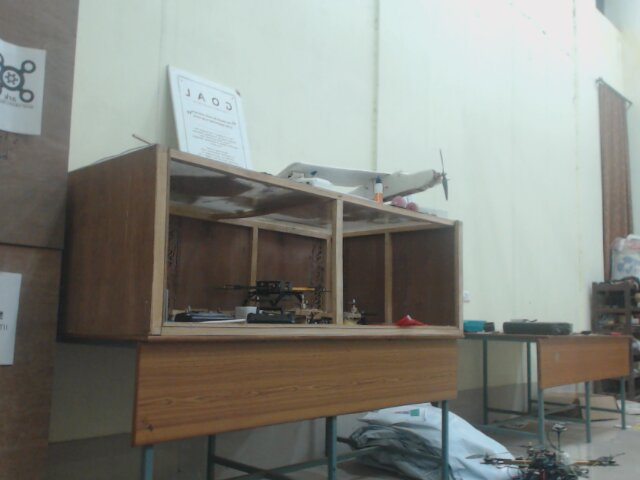
//> input picture left.jpg, 640 x 480 px
$ ./main   (built with g++ and OpenCV 4)
//> lines starting //> are read from the running program, lines starting //| are printed output that depends on the picture
#include <opencv2/opencv.hpp>
#include <iostream>
#include <stdio.h>

using namespace std;
using namespace cv;

float ratioTest = 0.70f;
int numKeyPoints = 1500;

void showMatValue(Mat &img) {
	for (int i = 0; i < img.rows; i++) {
		for (int j = 0; j < img.cols; j++) {
			printf("%d\t", img.at<char>(i, j));
		}
		printf("\n");
	}
}

void showMatDoubleValue(Mat &img) {
	for (int i = 0; i < img.rows; i++) {
		for (int j = 0; j < img.cols; j++) {
			printf("%f\t", img.at<double>(i, j));
		}
		printf("\n");
	}
}

void readCalibrationMatrix(Mat &K, const char *filename) {
	FILE *fp;
	fp = fopen(filename, "r");
	if (!fp)
		exit(1);
	for (int i = 0; i < 3; i++) {
		for (int j = 0; j < 3; j++) {
			float temp;
			fscanf(fp, "%f", &temp);
			K.at<double>(i, j) = temp;
		}
	}
	fclose(fp);
}

void readDistortionCoefficients(Mat &D, const char *filename) {
	FILE *fp;
	fp = fopen(filename, "r");
	if (!fp)
		exit(1);

	for (int i = 0; i < 5; i++) {
		float temp;
		fscanf(fp, "%f ", &temp);
		D.at<double>(0, i) = temp;
	}
}

void scale_projection_matrix(Mat &P) {
	float scale = 1.0;
	for (int i = 0; i < P.cols; i++) {
		scale = P.at<double>(3, i);
		if (isnan(scale))
			continue;

		for (int j = 0; j < P.rows; j++) {
			P.at<double>(j, i) = P.at<double>(j, i) / scale;
		}
	}
}

void createMat(Mat &X, vector<Point> &v) {
	for (int i = 0; i < v.size(); i++) {
		X.at<double>(0, i) = v[i].x;
		X.at<double>(1, i) = v[i].y;
	}
}

int is_good_solution(Mat &P, Mat &t) {
	int is_good = 1;
	for (int i = 0; i < P.cols; i++) {
		if (isnan(P.at<double>(2, i)))
			continue;
		if (P.at<double>(2, i) < t.at<double>(2, 0) || P.at<double>(2, i) < 0)
			is_good = 0;
	}
	return is_good;
}

void write_time(FILE *fp, char *task, int value) {
	fprintf(fp, "%s: %d\n", task, value);
}

void undistort_rot( InputArray _src, OutputArray _dst, InputArray _cameraMatrix,
                    InputArray _distCoeffs, InputArray _newCameraMatrix, InputArray Rot)
{
	Mat src = _src.getMat(), cameraMatrix = _cameraMatrix.getMat();
    Mat distCoeffs = _distCoeffs.getMat(), newCameraMatrix = _newCameraMatrix.getMat();

    _dst.create( src.size(), src.type() );
    Mat dst = _dst.getMat();

    int stripe_size0 = std::min(std::max(1, (1 << 12) / std::max(src.cols, 1)), src.rows);
    Mat map1(stripe_size0, src.cols, CV_16SC2), map2(stripe_size0, src.cols, CV_16UC1);

    Mat_<double> A, Ar, I = Mat_<double>::eye(3,3);

    cameraMatrix.convertTo(A, CV_64F);
    if( !distCoeffs.empty() )
        distCoeffs = Mat_<double>(distCoeffs);
    else
    {
        distCoeffs.create(5, 1, CV_64F);
        distCoeffs = 0.;
    }

    if( !newCameraMatrix.empty() )
        newCameraMatrix.convertTo(Ar, CV_64F);
    else
        A.copyTo(Ar);

    double v0 = Ar(1, 2);
    for( int y = 0; y < src.rows; y += stripe_size0 )
    {
        int stripe_size = std::min( stripe_size0, src.rows - y );
        Ar(1, 2) = v0 - y;
        Mat map1_part = map1.rowRange(0, stripe_size),
            map2_part = map2.rowRange(0, stripe_size),
            dst_part = dst.rowRange(y, y + stripe_size);

        initUndistortRectifyMap( A, distCoeffs, Rot, Ar, Size(src.cols, stripe_size),
                                 map1_part.type(), map1_part, map2_part );
        remap( src, dst_part, map1_part, map2_part, INTER_LINEAR, BORDER_CONSTANT );
    }
}

int main() {
	FILE *fp;
	char *debug = getenv("DEBUG");
	time_t initial_t, final_t;

	fp = fopen("time.log", "w");
	// Read the images as grayscale
	Mat left = imread("left.jpg", 0);
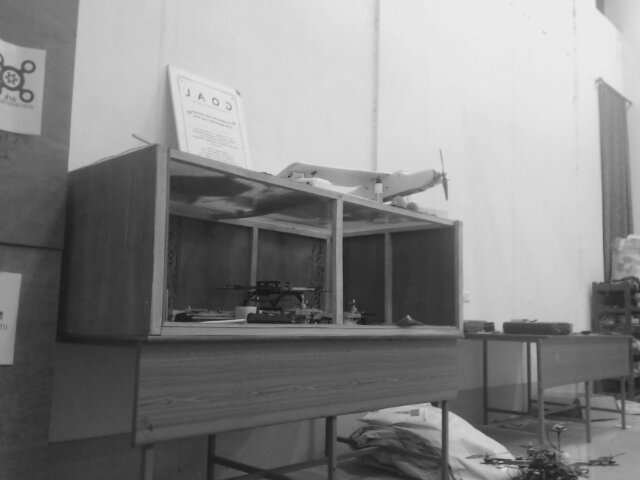
//> left: 480 rows x 640 cols, CV_8UC1; min 20, max 237, mean 133.6
	Mat right = imread("right.jpg", 0);
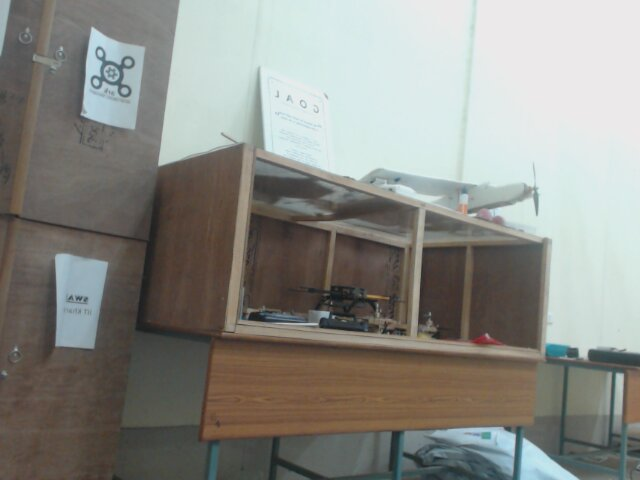
//> input picture right.jpg, 640 x 480 px
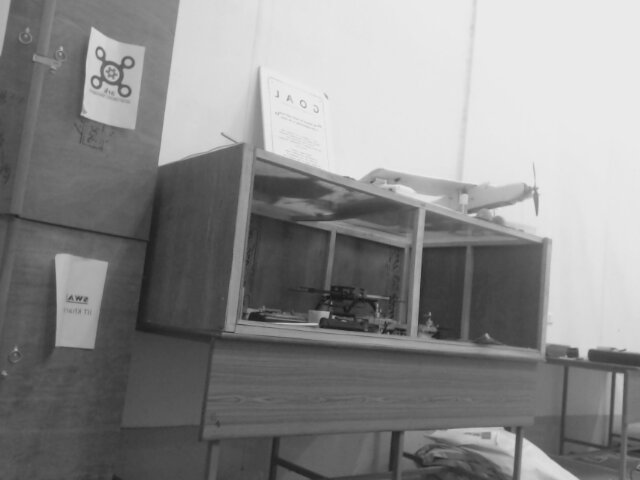
//> right: 480 rows x 640 cols, CV_8UC1; min 22, max 242, mean 138.3

	if (debug) {
		namedWindow("Left", WINDOW_AUTOSIZE);
		namedWindow("Right", WINDOW_AUTOSIZE);
		imshow("Left", left);
		imshow("Right", right);
	}

	// Detect the keypoints using the ORB detector
	if (debug)
		printf("task: Detect the keypoints using SURF detector\n");
	initial_t = time(NULL);
	int minHessian = 400;
	vector<KeyPoint> left_keypoints, right_keypoints;
	Mat left_descriptors, right_descriptors;
	Ptr<ORB> orb = ORB::create();

	orb->detectAndCompute(left, Mat(), left_keypoints, left_descriptors, false);
//> left_keypoints = 500 keypoints; strongest (x, y, size): (498, 326, 77.1), (500, 328, 64.3), (496, 325, 92.6), (440, 408, 64.3)
	orb->detectAndCompute(right, Mat(), right_keypoints, right_descriptors, false);
//> right_keypoints = 500 keypoints; strongest (x, y, size): (316, 324, 31), (589, 350, 44.6), (327, 312, 44.6), (328, 313, 31)
	final_t = time(NULL);
	write_time(fp, "Detect the keypoints using ORB Detector", final_t-initial_t);

	if (debug) {
		Mat img_keypoints_left, img_keypoints_right;
		drawKeypoints(left, left_keypoints, img_keypoints_left, Scalar::all(-1), DrawMatchesFlags::DEFAULT);
		drawKeypoints(right, right_keypoints, img_keypoints_right, Scalar::all(-1), DrawMatchesFlags::DEFAULT);
		imshow("Left Keypoints", img_keypoints_left);
		imshow("Right keypoints", img_keypoints_right);
	}

	// Convert the descriptors to CV_32F for Flann Matcher
	if (debug)
		printf("task: Convert the descriptor to CV_32F for Flann Matcher\n");
	if (left_descriptors.type() != CV_32F)
		left_descriptors.convertTo(left_descriptors, CV_32F);
	if (right_descriptors.type() != CV_32F)
		right_descriptors.convertTo(right_descriptors, CV_32F);

	// Matching descriptor vectors using FLANN matcher
	if (debug)
		printf("task: Matching descriptor vectors using FLANN matcher\n");
	initial_t = time(NULL);
	FlannBasedMatcher matcher;
	vector<DMatch> matches;

	matcher.match(left_descriptors, right_descriptors, matches);
//> matches = 500 matches
	final_t = time(NULL);
	write_time(fp, "Matching descriptor vectors using FLANN matcher", final_t - initial_t);

	double max_dist = 0, min_dist = 100;

	// Quick calculation of max and min distances between keypoints
	if (debug)
		printf("task: Quick calculation of max and min distances keypoints\n");
	for (int i = 0; i < left_descriptors.rows; i++) {
		double dist = matches[i].distance;
		if (dist < min_dist)
			min_dist = dist;
		if (dist > max_dist)
			max_dist = dist;
	}
//> this loop made 500 passes
//> (dist, max_dist) on passes 1, 2, 13, 19, 65, 86, 95, 117, 130, 267, 307: (299.9, 299.9), (382.9, 382.9), (384.1, 384.1), (396.1, 396.1), (414.3, 414.3), (420.9, 420.9), (426.8, 426.8), (427.6, 427.6), (437.9, 437.9), (452.8, 452.8), (461.1, 461.1)
//> (dist, min_dist) on passes 25, 138, 425: (78.85, 78.85), (73.25, 73.25), (60.06, 60.06)
//> after the loop, min_dist = 60.06; max_dist = 461.1

	if (debug) {
		printf("Max Dist: %f\n", max_dist);
		printf("Min Dist: %f\n", min_dist);
	}

	// Get the good matches ie. that have only little error value
	if (debug)
		printf("task: Get the good matches ie. that have only little error value\n");
	initial_t = time(NULL);
	vector<DMatch> good_matches;
	for (int i = 0; i < left_descriptors.rows; i++)
		if (matches[i].distance <= max(10*min_dist, 0.02))
			good_matches.push_back(matches[i]);
//> after the loop, good_matches = 500 matches
	final_t = time(NULL);
	write_time(fp, "Get the good matches ie. that have only little error value", final_t - initial_t);

	if (debug) {
		Mat img_matches;
		drawMatches(left, left_keypoints, right, right_keypoints,
					good_matches, img_matches, Scalar::all(-1), Scalar::all(-1),
					vector<char>(), DrawMatchesFlags::NOT_DRAW_SINGLE_POINTS);
		imshow("Good matches", img_matches);
	}

	// Get the vector of points which have a corresponding spot in both
	if (debug)
		printf("task: Get the vector of points which have a corresponding spot in both\n");
	initial_t = time(NULL);
	vector<Point2f> left_imp_points, right_imp_points;

	for (size_t i = 0; i < good_matches.size(); i++) {
		left_imp_points.push_back(left_keypoints[good_matches[i].queryIdx].pt);
		right_imp_points.push_back(right_keypoints[good_matches[i].trainIdx].pt);
	}
//> after the loop, left_imp_points = 500 Points (x, y), first 12: [359, 315], [309, 323], [31, 65], [316, 323], [247, 316], [31, 67], [493, 323], [504, 323], [248, 314], [593, 283], [408, 316], [602, 280]; right_imp_points = 500 Points (x, y), first 12: [252, 312], [383, 332], [535, 189.1], [388, 333], [321.6, 318], [133, 64], [576, 349.2], [589, 350], [321.6, 318], [243.7, 136.2], [487, 334], [547.4, 338]
	final_t = time(NULL);
	write_time(fp, "Get the vector of points which have a corresponding spot in both", final_t - initial_t);

	// Finding The Fundamental Matrix
	if (debug)
		printf("task: Finding the Fundamental Matrix\n");
	initial_t = time(NULL);
	Mat F = findFundamentalMat(Mat(left_imp_points), Mat(right_imp_points), CV_FM_RANSAC);
//> F = [[2.44e-06, 2.63e-05, -0.0097], [-2.9e-05, 2.37e-06, 0.0165], [0.00846, -0.0192, 1]]
	final_t = time(NULL);
	write_time(fp, "Finding the Fundamental Matrix", final_t - initial_t);

	if (debug)
		showMatValue(F);

	// Read the camera calibration matrix
	if (debug)
		printf("task: Read the camera calibration matrix\n");
	Mat K = Mat::eye(3, 3, CV_64F);
	readCalibrationMatrix(K, "camera_intrinsic_matrix.txt");

	if (debug)
		showMatDoubleValue(K);

	// Read the camera distortion coefficients
	if (debug)
		printf("task: Read the camera distortion coefficients\n");
	Mat D = Mat::zeros(1, 5, CV_64F);
	readDistortionCoefficients(D, "camera_distortion_matrix.txt");

	if (debug)
		showMatDoubleValue(D);

	// Find the Essential Matrix
	Mat Kt = Mat::zeros(3, 3, CV_64F);
	if (debug)
		printf("task: Find the Essential Matrix\n");

	transpose(K, Kt);
	if (debug) {
		printf("Transpose of Camera Calibration Matrix K is:\n");
		showMatDoubleValue(Kt);
	}

	Mat F_ = Mat::zeros(F.rows, F.cols, CV_64F);
//> F_ = [[0, 0, 0], [0, 0, 0], [0, 0, 0]]
	for (int i = 0; i < F.rows; i++) {
		for (int j = 0; j < F.cols; j++) {
			F_.at<double>(i, j) = F.at<char>(i, j);
		}
	}
//> after the loop, F_ = [[-73, -56, 22], [-117, 53, -85], [-26, -38, 7]]

	Mat E = Mat::zeros(3, 3, CV_64F);
	E = Kt*F_*K;
//> E = [[-27148630.8, -20781271.8, -21041184.1], [-43418014.3, 19625421.3, -12078631.9], [-30339691.1, -1589796, -14685657.9]]

	if (debug) {
		printf("Essential Matrix: \n");
		showMatDoubleValue(E);
	}

	// Get T vector
	if (debug)
		printf("task: Get the R and T vectors\n");
	Vec3d D_t;
	Matx33d U_t, V_t;

	// Get SVD of E
	if (debug)
		printf("sub-task: Get SVD of E\n");

	SVD::compute(E, D_t, U_t, V_t, SVD::FULL_UV);
//> D_t = [65113716.1, 30441947.1, 11.62]; U_t = [[-0.5, -0.771, 0.394], [-0.695, 0.629, 0.348], [-0.516, -0.0997, -0.851]]; V_t = [[0.913, -0.0374, 0.407], [-0.11, 0.937, 0.332], [-0.394, -0.347, 0.851]]
	// [5 lines of commented-out code are left out]

	if (debug) {
		printf("E decomposed into U_t, D_t & V_t using SVD\n");
		printf("U_t:\n");
		cout << U_t << endl;
		printf("D_t: \n");
		cout << D_t << endl;
		printf("V_t: \n");
		cout << V_t << endl;
	}

	// Get the Translational vector
	if (debug)
		printf("sub-task: Get the Translational vector\n");
	Mat t1(3, 1, CV_64F);
	Mat t2(3, 1, CV_64F);
	for (int i = 0; i < 3; i++) {
		t1.at<double>(i, 0) = U_t(i, 2);
		t2.at<double>(i, 0) = -1*U_t(i, 2);
	}

	if (debug) {
		printf("Values of Translational vector are:\n");
		cout << t1 << endl;
		cout << t2 << endl;
	}

	// Calculate the Rotational Vector
	if (debug)
		printf("sub-task: Calculate the Rotational Vector\n");
	Matx33d R1_, R2_, V_t_transpose;
	Matx33d D1, D2;
	D1(0, 1) = -1;
	D1(1, 0) = 1;
	D1(2, 2) = 1;
	D2(0, 1) = 1;
	D2(1, 0) = -1;
	D2(2, 2) = 1;
	transpose(V_t, V_t_transpose);
//> V_t_transpose = [[0.913, -0.11, -0.394], [-0.0374, 0.937, -0.347], [0.407, 0.332, 0.851]]
	R1_ = U_t*D1*V_t.t();
//> R1_ = [[-0.562, 0.684, 0.465], [0.69, 0.698, -0.193], [-0.457, 0.212, -0.864]]
	R2_ = U_t*D2*V_t.t();
//> R2_ = [[0.883, -0.422, 0.205], [-0.406, -0.467, 0.785], [-0.236, -0.777, -0.584]]


	if (debug) {
		cout << "The Rotational Vectors are:\n";
		cout << R1_ << endl;
		cout << R2_ << endl;
	}

	// Calculate the Projection Matrix
	if (debug)
		printf("sub-task: Calculate the Projection Matrix\n");
	Mat P1_1 = Mat::zeros(3, 4, CV_64F);
	Mat P2_1 = Mat::zeros(3, 4, CV_64F);
	Mat P1_2 = Mat::zeros(3, 4, CV_64F);
	Mat P2_2 = Mat::zeros(3, 4, CV_64F);
	Mat P1_3 = Mat::zeros(3, 4, CV_64F);
	Mat P2_3 = Mat::zeros(3, 4, CV_64F);
	Mat P1_4 = Mat::zeros(3, 4, CV_64F);
	Mat P2_4 = Mat::zeros(3, 4, CV_64F);

	for (int i = 0; i < 3; i++) {
		for (int j = 0; j < 3; j++) {
			if (i == j)
				P1_1.at<double>(i, j) = 1;
			P2_1.at<double>(i, j) = R1_(i, j);
		}
		P2_1.at<double>(i, 3) = t1.at<double>(i, 0);
	}
//> after the loop, P1_1 = [[1, 0, 0, 0], [0, 1, 0, 0], [0, 0, 1, 0]]
	P1_1 = K*P1_1;
//> P1_1 = [[609.8, 0, 281.8, 0], [0, 608.5, 249.2, 0], [0, 0, 1, 0]]
	P2_1 = K*P2_1;
//> P2_1 = [[-471.5, 476.8, 40.21, 0.476], [305.8, 477.7, -332.6, -0.108], [-0.457, 0.212, -0.864, -0.851]]

	for (int i = 0; i < 3; i++) {
		for (int j = 0; j < 3; j++) {
			if (i == j)
				P1_2.at<double>(i, j) = 1;
			P2_2.at<double>(i, j) = R1_(i, j);
		}
		P2_2.at<double>(i, 3) = t2.at<double>(i, 0);
	}
//> after the loop, P1_2 = [[1, 0, 0, 0], [0, 1, 0, 0], [0, 0, 1, 0]]
	P1_2 = K*P1_2;
//> P1_2 has the same summary as P1_1
	P2_2 = K*P2_2;
//> P2_2 = [[-471.5, 476.8, 40.21, -0.476], [305.8, 477.7, -332.6, 0.108], [-0.457, 0.212, -0.864, 0.851]]

	for (int i = 0; i < 3; i++) {
		for (int j = 0; j < 3; j++) {
			if (i == j)
				P1_3.at<double>(i, j) = 1;
			P2_3.at<double>(i, j) = R2_(i, j);
		}
		P2_3.at<double>(i, 3) = t1.at<double>(i, 0);
	}
//> after the loop, P1_3 = [[1, 0, 0, 0], [0, 1, 0, 0], [0, 0, 1, 0]]
	P1_3 = K*P1_3;
//> P1_3 has the same summary as P1_1
	P2_3 = K*P2_3;
//> P2_3 = [[471.9, -476.5, -39.4, 0.476], [-305.9, -477.8, 332.4, -0.108], [-0.236, -0.777, -0.584, -0.851]]

	for (int i = 0; i < 3; i++) {
		for (int j = 0; j < 3; j++) {
			if (i == j)
				P1_4.at<double>(i, j) = 1;
			P2_4.at<double>(i, j) = R2_(i, j);
		}
		P2_4.at<double>(i, 3) = t2.at<double>(i, 0);
	}
//> after the loop, P1_4 = [[1, 0, 0, 0], [0, 1, 0, 0], [0, 0, 1, 0]]
	P1_4 = K*P1_4;
//> P1_4 has the same summary as P1_1
	P2_4 = K*P2_4;
//> P2_4 = [[471.9, -476.5, -39.4, -0.476], [-305.9, -477.8, 332.4, 0.108], [-0.236, -0.777, -0.584, 0.851]]

	if (debug) {
		printf("The Camera Projection Matrix values are:\n");
		cout << "P1_1: \n" << P1_1 << endl;
		cout << "P2_1: \n" << P2_1 << endl;
		cout << "P1_2: \n" << P1_2 << endl;
		cout << "P2_2: \n" << P2_2 << endl;
		cout << "P1_3: \n" << P1_3 << endl;
		cout << "P2_3: \n" << P2_3 << endl;
		cout << "P1_4: \n" << P1_4 << endl;
		cout << "P2_4: \n" << P2_4 << endl;
	}

	// Get the corresponding 3D points for each projection matrix set
	if (debug)
		printf("task: Get the corresponding 3D for each projection matrix set\n");

	Mat points_3D_1, points_3D_2, points_3D_3, points_3D_4;
	Mat left_imp_points_mat = Mat(2, left_imp_points.size(), CV_64F);
	Mat right_imp_points_mat = Mat(2, right_imp_points.size(), CV_64F);
	Mat P1, P2, R, t;
	triangulatePoints(P1_1, P2_1, left_imp_points_mat, right_imp_points_mat, points_3D_1);
	triangulatePoints(P1_2, P2_2, left_imp_points_mat, right_imp_points_mat, points_3D_2);
	triangulatePoints(P1_3, P2_3, left_imp_points_mat, right_imp_points_mat, points_3D_3);
	triangulatePoints(P1_4, P2_4, left_imp_points_mat, right_imp_points_mat, points_3D_4);

	scale_projection_matrix(points_3D_1);
	scale_projection_matrix(points_3D_2);
	scale_projection_matrix(points_3D_3);
	scale_projection_matrix(points_3D_4);

	if (debug) {
		printf("The points_3D_1 mat is:\n");
		cout << points_3D_1 << endl;
		printf("The points_3D_2 mat is:\n");
		cout << points_3D_2 << endl;
		printf("The points_3D_3 mat is:\n");
		cout << points_3D_3 << endl;
		printf("The points_3D_4 mat is:\n");
		cout << points_3D_4 << endl;
	}

            bool found_solution=false;

	if (is_good_solution(points_3D_1, t1)) {
		printf("Selecting solution 1\n");
		P1 = Mat(P1_1);
		P2 = Mat(P2_2);
		R = Mat(R1_);
		t = Mat(t1);
                          found_solution=true;
	}
	if (is_good_solution(points_3D_2, t2)) {
		printf("Selecting solution 2\n");
		P1 = Mat(P1_2);
		P2 = Mat(P2_2);
		R = Mat(R1_);
		t = Mat(t2);
                          found_solution=true;
	}
	if (is_good_solution(points_3D_3, t1)) {
		printf("Selecting solution 3\n");
		P1 = Mat(P1_3);
//> P1 has the same summary as P1_1
		P2 = Mat(P2_3);
//> P2 has the same summary as P2_3
		R = Mat(R2_);
//> R has the same summary as R2_
		t = Mat(t1);
//> t = [0.394, 0.348, -0.851]
                          found_solution=true;
	}
	if (is_good_solution(points_3D_4, t2)) {
		printf("Selecting solution 4\n");
		P1 = Mat(P1_4);
		P2 = Mat(P2_4);
		R = Mat(R2_);
		t = Mat(t2);
                          found_solution=true;
	}

            if (!found_solution)
            {
                cerr<<"Unable to determine rotational matrix."<<endl;
                return -1;
            }

	// Get the rectification parameters
	if (debug)
		printf("task: Get the rectification parameters\n");
	Rect validRoi[2];
	Mat R1, R2, t_rectified, P1_rectified, P2_rectified, Q;
	Size s = left.size();
//> s = Size(640, 480)
	stereoRectify(K, D, K, D, s, R, t, R1, R2, P1_rectified, P2_rectified, Q, CALIB_ZERO_DISPARITY, 1, s, &validRoi[0], &validRoi[1]);
//> R1 = [[0.879, -0.395, -0.267], [0.407, 0.332, 0.851], [-0.248, -0.857, 0.452]]; R2 = [[0.888, -0.382, 0.255], [0.394, 0.348, -0.851], [0.236, 0.856, 0.46]]; P1_rectified = [[-30.6, 0, 463.7, 0], [0, -30.6, 8825.4, 0], [0, 0, 1, 0]]; P2_rectified = [[-30.6, 0, 463.7, 0], [0, -30.6, 8825.4, -30.6], [0, 0, 1, 0]]; Q = [[1, 0, 0, -463.7], [0, 1, 0, -8825.4], [0, 0, 0, -30.6], [0, 0, -1, 0]]

	if (debug) {
		cout << "The rectified R1 is: " << endl;
		cout << R1 << endl;
		cout << "The rectified R2 is: " << endl;
		cout << R2 << endl;
		cout << "The P1_rectified is: " << endl;
		cout << P1_rectified << endl;
		cout << "The P2_rectified is: " << endl;
		cout << P2_rectified << endl;
		cout << "The Q value is: " << endl;
		cout << Q << endl;
	}

	// Rectify the initial left and right images
	if (debug)
		printf("task: Rectify the initial left and right images");
	Mat left_undistorted, right_undistorted;
	Mat K_new;
	undistort_rot(left, left_undistorted, K, D, K_new, R);
//> after the loop in undistort_rot, `for( int y = 0; y < src.rows; y += stripe_size0 )`: dst: 480 rows x 640 cols, CV_8UC1; every value is 0
//> after the loop in undistort_rot, `for( int y = 0; y < src.rows; y += stripe_size0 )`: Ar = [[609.8, 0, 281.8], [0, 608.5, -224.8], [0, 0, 1]]
	undistort_rot(right, right_undistorted, K, D, K_new, R);

	if (debug) {
		imshow("Left Undistorted image", left_undistorted);
		imshow("Right Undistorted image", right_undistorted);
	}

	// Get the disparity map using StereoBM
	Mat disparity_map;
	Ptr<StereoBM> sbm = StereoBM::create(16*5, 21);

	sbm->compute(left_undistorted, right_undistorted, disparity_map);
//> disparity_map: 480 rows x 640 cols, CV_16SC1; every value is -16

	// Apply Bilateral Filter
	Mat disparity_map_filtered_, disparity_map_filtered;
	disparity_map.convertTo(disparity_map_filtered_, CV_8UC1);
	for (int i = 1; i < 5; i = i + 2) {
		bilateralFilter(disparity_map_filtered_, disparity_map_filtered, i, i*2, i/2);
	}

	if (debug)
		imshow("Disparity Map", disparity_map_filtered);

	imwrite("disparity_map.jpg", disparity_map_filtered);
	disparity_map_filtered.convertTo(disparity_map, CV_32F);
//> disparity_map: 480 rows x 640 cols, CV_32FC1; every value is 0
	Mat depth_map;
	reprojectImageTo3D(disparity_map, depth_map, Q, true);
//> depth_map: 480 rows x 640 cols, CV_32FC3; 66.67% of the values are NaN or infinite; the others: min 10000, max 10000, mean 10000

	waitKey(0);
	return 0;
}
